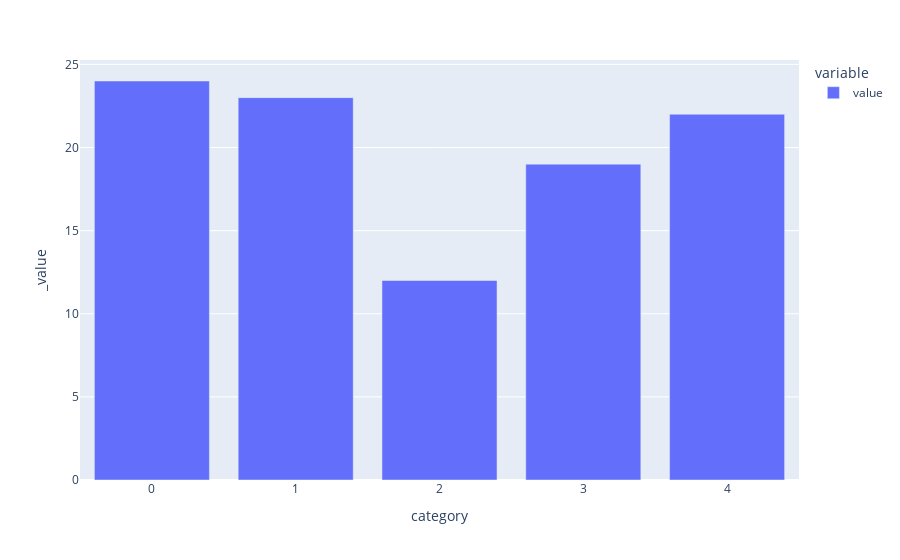

Notebook cell for this chart:
### Code cell
df.groupby("category").count().plot.bar()

### Figure 1 — Plotly figure (JSON) as saved in the notebook; plotly's stock layout.template omitted (floating-point values rounded to 4 significant figures)
{"data": [{"alignmentgroup": "True", "hovertemplate": "variable=value<br>category=%{x}<br>_value=%{y}<extra></extra>", "legendgroup": "value", "marker": {"color": "#636efa", "pattern": {"shape": ""}}, "name": "value", "offsetgroup": "value", "orientation": "v", "showlegend": true, "textposition": "auto", "type": "bar", "x": [0, 1, 2, 3, 4], "xaxis": "x", "y": [24, 23, 12, 19, 22], "yaxis": "y"}], "layout": {"barmode": "relative", "legend": {"title": {"text": "variable"}, "tracegroupgap": 0}, "margin": {"t": 60}, "xaxis": {"anchor": "y", "domain": [0, 1], "title": {"text": "category"}}, "yaxis": {"anchor": "x", "domain": [0, 1], "title": {"text": "_value"}}}}
